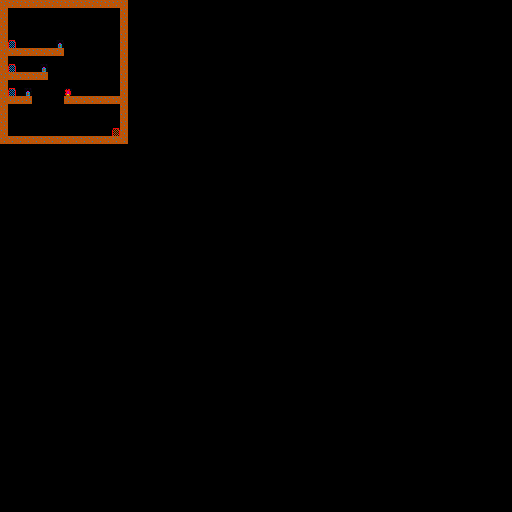

Below is a game level as drawn by its tile map, then a one-line description and the .tmx that defines it (tile-layer data replaced by summaries):
An orthogonal 64x64 tile map with 8x8 px tiles, 7 tile layers (matter, mines, doors, water, ...).

<map version="1.2" tiledversion="1.2.1" orientation="orthogonal" renderorder="right-down" width="64" height="64" tilewidth="8" tileheight="8" infinite="0" nextlayerid="8" nextobjectid="1">
 <properties>
  <property name="display-name" value="synchronisation" />
  <property name="initial-countdown" type="int" value="20" />
 </properties>
 <tileset firstgid="1" name="sprites" tilewidth="8" tileheight="8" tilecount="256" columns="16">
  <image source="sprites.png" width="128" height="128" />
  <tile id="5">
   <properties>
    <property name="level-entrance" type="bool" value="true" />
   </properties>
  </tile>
  <tile id="6">
   <properties>
    <property name="level-exit" type="bool" value="true" />
   </properties>
  </tile>
  <tile id="37">
   <properties>
    <property name="mine" type="bool" value="true" />
    <property name="substitute-animation" value="burning-thing" />
   </properties>
  </tile>
  <tile id="38">
   <properties>
    <property name="mine" type="bool" value="true" />
    <property name="substitute-animation" value="burning-thing" />
   </properties>
  </tile>
  <tile id="39">
   <properties>
    <property name="mine" type="bool" value="true" />
    <property name="substitute-animation" value="burning-thing" />
   </properties>
  </tile>
 </tileset>
 <layer id="1" name="matter" width="64" height="64">
  <data>[4096 cells, 86 non-empty, 1 distinct tile ids]</data>
 </layer>
 <layer id="7" name="mines" width="64" height="64">
  <data>[4096 cells, 1 non-empty, 1 distinct tile ids]</data>
 </layer>
 <layer id="6" name="doors" width="64" height="64">
  <data>[4096 cells, 4 non-empty, 2 distinct tile ids]</data>
 </layer>
 <layer id="4" name="water" width="64" height="64">
  <data>[4096 cells, 0 non-empty, 0 distinct tile ids]</data>
 </layer>
 <layer id="2" name="ladder" width="64" height="64">
  <data>[4096 cells, 0 non-empty, 0 distinct tile ids]</data>
 </layer>
 <layer id="3" name="treasure" width="64" height="64">
  <data>[4096 cells, 3 non-empty, 1 distinct tile ids]</data>
 </layer>
 <layer id="5" name="details" width="64" height="64">
  <data>[4096 cells, 0 non-empty, 0 distinct tile ids]</data>
 </layer>
</map>
